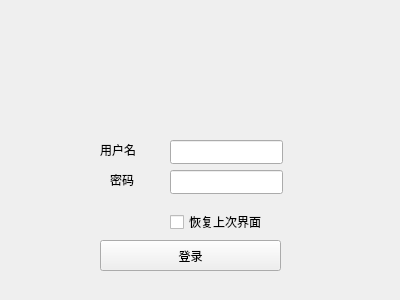
<?xml version="1.0" encoding="UTF-8"?>
<ui version="4.0">
 <class>Frame_login</class>
 <widget class="QFrame" name="Frame_login">
  <property name="geometry">
   <rect>
    <x>0</x>
    <y>0</y>
    <width>400</width>
    <height>300</height>
   </rect>
  </property>
  <property name="windowTitle">
   <string>Login</string>
  </property>
  <widget class="QLineEdit" name="lineEdit_name">
   <property name="geometry">
    <rect>
     <x>170</x>
     <y>140</y>
     <width>113</width>
     <height>24</height>
    </rect>
   </property>
  </widget>
  <widget class="QLineEdit" name="lineEdit_password">
   <property name="geometry">
    <rect>
     <x>170</x>
     <y>170</y>
     <width>113</width>
     <height>24</height>
    </rect>
   </property>
  </widget>
  <widget class="QCheckBox" name="checkBox_restore">
   <property name="geometry">
    <rect>
     <x>170</x>
     <y>210</y>
     <width>111</width>
     <height>24</height>
    </rect>
   </property>
   <property name="layoutDirection">
    <enum>Qt::LayoutDirection::LeftToRight</enum>
   </property>
   <property name="text">
    <string>恢复上次界面</string>
   </property>
  </widget>
  <widget class="QPushButton" name="pushButton_login">
   <property name="geometry">
    <rect>
     <x>100</x>
     <y>240</y>
     <width>181</width>
     <height>31</height>
    </rect>
   </property>
   <property name="text">
    <string>登录</string>
   </property>
  </widget>
  <widget class="QLabel" name="label">
   <property name="geometry">
    <rect>
     <x>100</x>
     <y>140</y>
     <width>41</width>
     <height>20</height>
    </rect>
   </property>
   <property name="text">
    <string>用户名</string>
   </property>
  </widget>
  <widget class="QLabel" name="label_2">
   <property name="geometry">
    <rect>
     <x>110</x>
     <y>170</y>
     <width>41</width>
     <height>20</height>
    </rect>
   </property>
   <property name="text">
    <string>密码</string>
   </property>
  </widget>
 </widget>
 <resources/>
 <connections/>
</ui>
